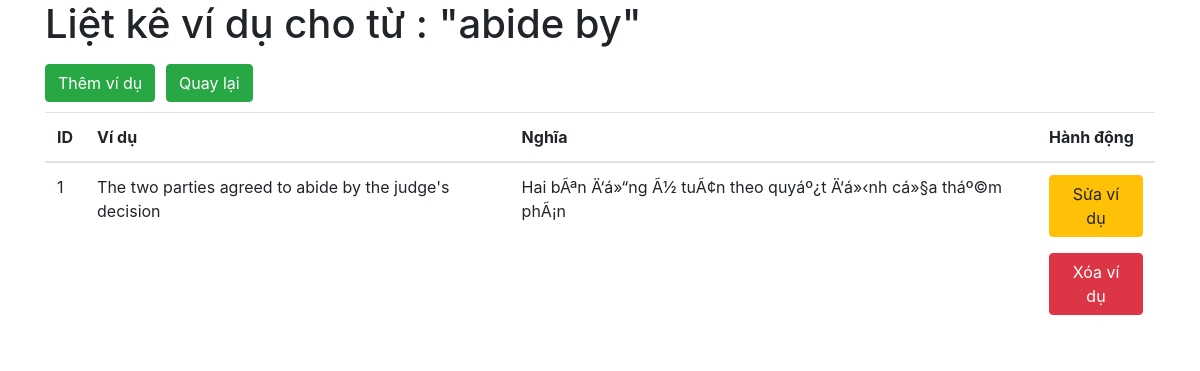
Before: /sentence.php?id=1 with the older database file.
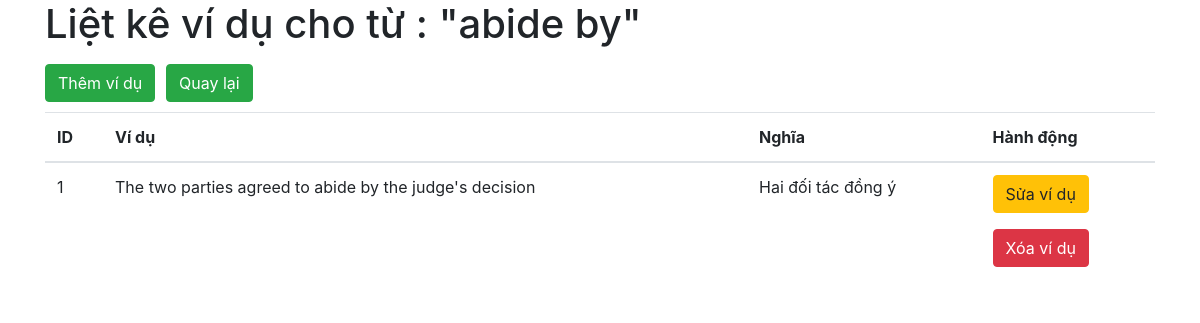
After: the same page with the newer database file.
### tables this page shows
CREATE TABLE `sentences` (
  `sentence_id` int(10) unsigned NOT NULL AUTO_INCREMENT,
  `newword_id` int(11) DEFAULT NULL,
  `sentence_example` text DEFAULT NULL,
  `sentence_translate` text DEFAULT NULL,
  PRIMARY KEY (`sentence_id`)
);

### sentence.php (the view, shortened to what this page needs)
<!DOCTYPE html>
<html lang="en">
<head>
    <link rel="stylesheet" href="https://stackpath.bootstrapcdn.com/bootstrap/4.3.1/css/bootstrap.min.css">
</head>
<body>
    <?php
    include_once "config.php";
    $id = (int) $_GET["id"];
    $sqlSelect = "SELECT * FROM newwords WHERE id=".$id;
    $newwordResult = $connection->query($sqlSelect);
    $newword = $newwordResult->fetch_assoc();
    $sqlSelect = "SELECT * FROM sentences WHERE sentence_id=$id";
    $result = $connection->query($sqlSelect);
    ?>
    <div class="container">
        <div class="row">
            <div class="col-md-12">
                <h1>Liệt kê ví dụ cho từ : "<?php echo $newword["newword"] ?>"</h1>
                <h1>
                    <a href="createsentence.php?id=<?php echo $id ?>" class="btn btn-success">Thêm ví dụ</a>
                    <a href="index.php" class="btn btn-success">Quay lại</a>
                </h1>
                <table class="table">
                    <thead>
                    <tr>
                        <th>ID</th>
                        <th>Ví dụ</th>
                        <th>Nghĩa</th>
                        <th>Hành động</th>
                    </tr>
                    </thead>
                    <tbody>
                    <?php
                    if (isset($result) &&  $result->num_rows > 0) {
                        while($row = $result->fetch_assoc()) {
                            ?>
                            <tr>
                                <td><?php echo $row["sentence_id"] ?></td>
                                <td><?php echo $row["sentence_example"] ?></td>
                                <td><?php echo $row["sentence_translate"] ?></td>
                                <td>
                                    <p><a href="editsentence.php?id=<?php echo $row["sentence_id"] ?>" class="btn btn-warning">Sửa ví dụ</a> </p>
                                    <p><a href="deletesentence.php?id=<?php echo $row["sentence_id"] ?>" class="btn btn-danger">Xóa ví dụ</a> </p>
                                </td>
                            </tr>
                            <?php
                        }
                    } else {
                        echo "Không tồn tại từ nào";
                    }
                    ?>
                    </tbody>
                </table>
            </div>
        </div>
    </div>
</body>
</html>

Changed rows visible on the page:
changed sentences "The two parties agreed to abide by the judge's decision": sentence_translate "Hai bÃªn Ä‘á»“ng Ã½ tuÃ¢n theo quyáº¿t Ä‘á»‹nh cá»§a tháº©m phÃ¡n" → "Hai đối tác đồng ý"
